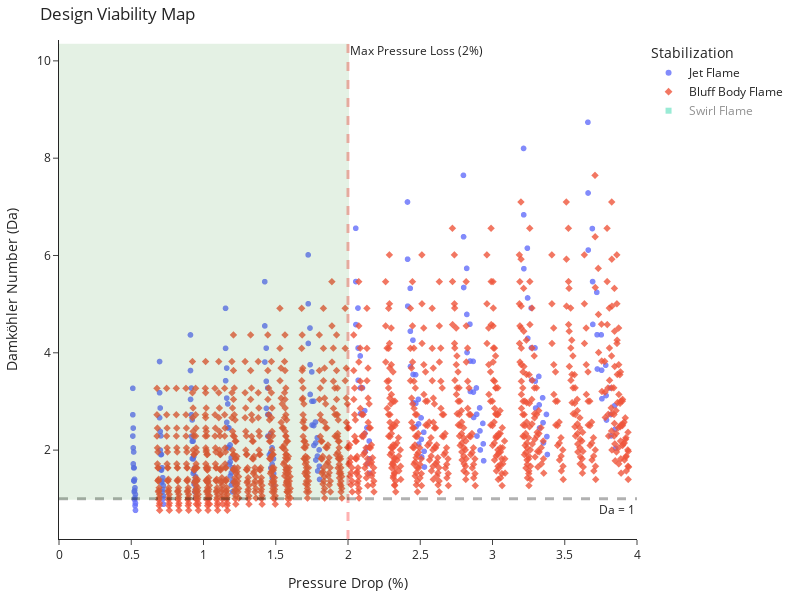

Write notebook code for a chart like this one.
### Code cell
plot_blowoff_analysis_plotly("/Users/raja/Library/CloudStorage/OneDrive-SharedLibraries-McGillUniversity/CombustionDynamicsF2025 - General/04. Code - git repo/src/test_data.csv")

### Figure 1 — Plotly figure (JSON) as saved in the notebook; plotly's stock layout.template omitted (floating-point values rounded to 4 significant figures; data arrays with more than 128 entries replaced by an {"elided": "..."} marker saying what was removed)
{"data": [{"customdata": {"elided": "273x4 float values"}, "hovertemplate": "Stabilization=Jet Flame<br>Pressure Drop (%)=%{x}<br>Damköhler Number (Da)=%{y}<br>U0=%{customdata[0]}<br>PHI=%{customdata[1]}<br>L_premixer=%{customdata[2]}<br>BR=%{customdata[3]}<extra></extra>", "legendgroup": "Jet Flame", "marker": {"color": "#636efa", "opacity": 0.8, "symbol": "circle"}, "mode": "markers", "name": "Jet Flame", "showlegend": true, "type": "scattergl", "x": {"elided": "273 float values"}, "xaxis": "x", "y": {"elided": "273 float values"}, "yaxis": "y"}, {"customdata": {"elided": "2184x4 float values"}, "hovertemplate": "Stabilization=Bluff Body Flame<br>Pressure Drop (%)=%{x}<br>Damköhler Number (Da)=%{y}<br>U0=%{customdata[0]}<br>PHI=%{customdata[1]}<br>L_premixer=%{customdata[2]}<br>BR=%{customdata[3]}<extra></extra>", "legendgroup": "Bluff Body Flame", "marker": {"color": "#EF553B", "opacity": 0.8, "symbol": "diamond"}, "mode": "markers", "name": "Bluff Body Flame", "showlegend": true, "type": "scattergl", "x": {"elided": "2184 float values"}, "xaxis": "x", "y": {"elided": "2184 float values"}, "yaxis": "y"}, {"customdata": {"elided": "1638x4 float values"}, "hovertemplate": "Stabilization=Swirl Flame<br>Pressure Drop (%)=%{x}<br>Damköhler Number (Da)=%{y}<br>U0=%{customdata[0]}<br>PHI=%{customdata[1]}<br>L_premixer=%{customdata[2]}<br>BR=%{customdata[3]}<extra></extra>", "legendgroup": "Swirl Flame", "marker": {"color": "#00cc96", "opacity": 0.8, "symbol": "square"}, "mode": "markers", "name": "Swirl Flame", "showlegend": true, "type": "scattergl", "visible": "legendonly", "x": {"elided": "1638 float values"}, "xaxis": "x", "y": {"elided": "1638 float values"}, "yaxis": "y"}], "layout": {"annotations": [{"showarrow": false, "text": "Max Pressure Loss (2%)", "x": 2, "xanchor": "left", "xref": "x", "y": 1, "yanchor": "top", "yref": "y domain"}, {"showarrow": false, "text": "Da = 1", "x": 1, "xanchor": "right", "xref": "x domain", "y": 1, "yanchor": "top", "yref": "y"}], "height": 600, "legend": {"title": {"text": "Stabilization"}, "tracegroupgap": 0}, "margin": {"b": 40, "l": 20, "r": 20, "t": 40}, "shapes": [{"line": {"color": "red", "dash": "dash", "width": 3}, "type": "line", "x0": 2, "x1": 2, "xref": "x", "y0": 0, "y1": 1, "yref": "y domain"}, {"line": {"color": "black", "dash": "dash", "width": 3}, "type": "line", "x0": 0, "x1": 1, "xref": "x domain", "y0": 1, "y1": 1, "yref": "y"}, {"fillcolor": "Green", "line": {"color": "Green", "width": 2}, "opacity": 0.1, "type": "rect", "x0": 0, "x1": 2, "y0": 1, "y1": 10.33}], "title": {"text": "Design Viability Map"}, "width": 800, "xaxis": {"anchor": "y", "domain": [0, 1], "range": [0, 4], "title": {"text": "Pressure Drop (%)"}}, "yaxis": {"anchor": "x", "domain": [0, 1], "title": {"text": "Damköhler Number (Da)"}}}}
